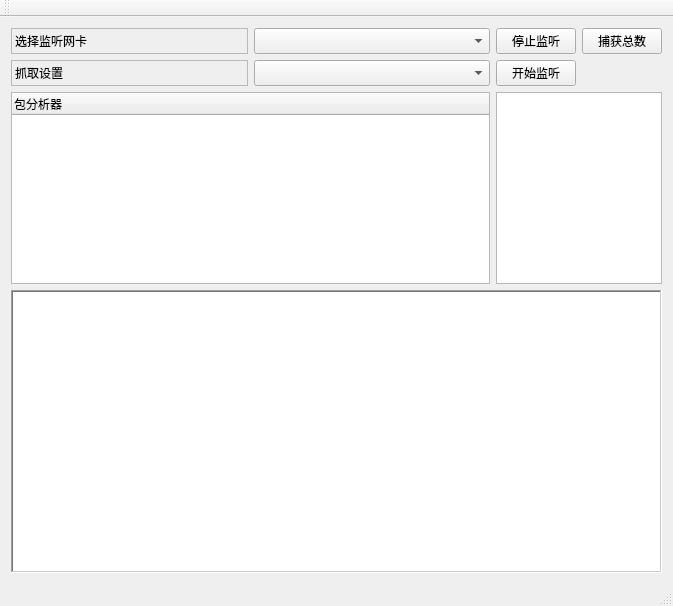
<?xml version="1.0" encoding="UTF-8"?>
<ui version="4.0">
 <class>network_sniffClass</class>
 <widget class="QMainWindow" name="network_sniffClass">
  <property name="geometry">
   <rect>
    <x>0</x>
    <y>0</y>
    <width>673</width>
    <height>606</height>
   </rect>
  </property>
  <property name="windowTitle">
   <string>network_sniff</string>
  </property>
  <widget class="QWidget" name="centralWidget">
   <property name="sizePolicy">
    <sizepolicy hsizetype="Expanding" vsizetype="Expanding">
     <horstretch>0</horstretch>
     <verstretch>0</verstretch>
    </sizepolicy>
   </property>
   <layout class="QHBoxLayout" name="horizontalLayout">
    <item>
     <layout class="QGridLayout" name="gridLayout">
      <item row="0" column="0">
       <widget class="QLabel" name="lb_nxtc">
        <property name="sizePolicy">
         <sizepolicy hsizetype="Minimum" vsizetype="Minimum">
          <horstretch>0</horstretch>
          <verstretch>0</verstretch>
         </sizepolicy>
        </property>
        <property name="frameShape">
         <enum>QFrame::StyledPanel</enum>
        </property>
        <property name="text">
         <string>选择监听网卡</string>
        </property>
       </widget>
      </item>
      <item row="0" column="1">
       <widget class="QComboBox" name="cb_netc">
        <property name="sizePolicy">
         <sizepolicy hsizetype="Preferred" vsizetype="Preferred">
          <horstretch>0</horstretch>
          <verstretch>0</verstretch>
         </sizepolicy>
        </property>
       </widget>
      </item>
      <item row="0" column="2">
       <widget class="QPushButton" name="psb_stop">
        <property name="sizePolicy">
         <sizepolicy hsizetype="Fixed" vsizetype="Fixed">
          <horstretch>0</horstretch>
          <verstretch>0</verstretch>
         </sizepolicy>
        </property>
        <property name="text">
         <string>停止监听</string>
        </property>
       </widget>
      </item>
      <item row="0" column="3">
       <widget class="QPushButton" name="psb_total">
        <property name="sizePolicy">
         <sizepolicy hsizetype="Fixed" vsizetype="Fixed">
          <horstretch>0</horstretch>
          <verstretch>0</verstretch>
         </sizepolicy>
        </property>
        <property name="text">
         <string>捕获总数</string>
        </property>
       </widget>
      </item>
      <item row="1" column="0">
       <widget class="QLabel" name="lb_grah">
        <property name="sizePolicy">
         <sizepolicy hsizetype="Minimum" vsizetype="Minimum">
          <horstretch>0</horstretch>
          <verstretch>0</verstretch>
         </sizepolicy>
        </property>
        <property name="frameShape">
         <enum>QFrame::StyledPanel</enum>
        </property>
        <property name="text">
         <string>抓取设置</string>
        </property>
       </widget>
      </item>
      <item row="1" column="1">
       <widget class="QComboBox" name="cb_grahc">
        <property name="sizePolicy">
         <sizepolicy hsizetype="Preferred" vsizetype="Preferred">
          <horstretch>0</horstretch>
          <verstretch>0</verstretch>
         </sizepolicy>
        </property>
       </widget>
      </item>
      <item row="1" column="2">
       <widget class="QPushButton" name="psb_start">
        <property name="sizePolicy">
         <sizepolicy hsizetype="Fixed" vsizetype="Fixed">
          <horstretch>0</horstretch>
          <verstretch>0</verstretch>
         </sizepolicy>
        </property>
        <property name="text">
         <string>开始监听</string>
        </property>
       </widget>
      </item>
      <item row="2" column="0" colspan="2">
       <widget class="QTreeWidget" name="qtw_pktd">
        <property name="sizePolicy">
         <sizepolicy hsizetype="Expanding" vsizetype="Minimum">
          <horstretch>0</horstretch>
          <verstretch>0</verstretch>
         </sizepolicy>
        </property>
        <column>
         <property name="text">
          <string>包分析器</string>
         </property>
        </column>
       </widget>
      </item>
      <item row="2" column="2" colspan="2">
       <widget class="QPlainTextEdit" name="te_pktd">
        <property name="sizePolicy">
         <sizepolicy hsizetype="Expanding" vsizetype="Minimum">
          <horstretch>0</horstretch>
          <verstretch>0</verstretch>
         </sizepolicy>
        </property>
       </widget>
      </item>
      <item row="3" column="0" colspan="4">
       <widget class="QTableWidget" name="tw_allpkt">
        <property name="sizePolicy">
         <sizepolicy hsizetype="Expanding" vsizetype="Expanding">
          <horstretch>0</horstretch>
          <verstretch>0</verstretch>
         </sizepolicy>
        </property>
        <property name="palette">
         <palette>
          <active>
           <colorrole role="LinkVisited">
            <brush brushstyle="SolidPattern">
             <color alpha="255">
              <red>240</red>
              <green>161</green>
              <blue>255</blue>
             </color>
            </brush>
           </colorrole>
          </active>
          <inactive>
           <colorrole role="LinkVisited">
            <brush brushstyle="SolidPattern">
             <color alpha="255">
              <red>240</red>
              <green>161</green>
              <blue>255</blue>
             </color>
            </brush>
           </colorrole>
          </inactive>
          <disabled>
           <colorrole role="LinkVisited">
            <brush brushstyle="SolidPattern">
             <color alpha="255">
              <red>240</red>
              <green>161</green>
              <blue>255</blue>
             </color>
            </brush>
           </colorrole>
          </disabled>
         </palette>
        </property>
        <property name="font">
         <font>
          <family>黑体</family>
         </font>
        </property>
        <property name="toolTip">
         <string notr="true"/>
        </property>
        <property name="frameShape">
         <enum>QFrame::WinPanel</enum>
        </property>
        <property name="frameShadow">
         <enum>QFrame::Sunken</enum>
        </property>
        <property name="lineWidth">
         <number>0</number>
        </property>
        <property name="verticalScrollBarPolicy">
         <enum>Qt::ScrollBarAsNeeded</enum>
        </property>
       </widget>
      </item>
     </layout>
    </item>
   </layout>
  </widget>
  <widget class="QMenuBar" name="menuBar">
   <property name="geometry">
    <rect>
     <x>0</x>
     <y>0</y>
     <width>673</width>
     <height>26</height>
    </rect>
   </property>
  </widget>
  <widget class="QToolBar" name="mainToolBar">
   <attribute name="toolBarArea">
    <enum>TopToolBarArea</enum>
   </attribute>
   <attribute name="toolBarBreak">
    <bool>false</bool>
   </attribute>
  </widget>
  <widget class="QStatusBar" name="statusBar"/>
 </widget>
 <layoutdefault spacing="6" margin="11"/>
 <resources>
  <include location="network_sniff.qrc"/>
 </resources>
 <connections/>
</ui>
